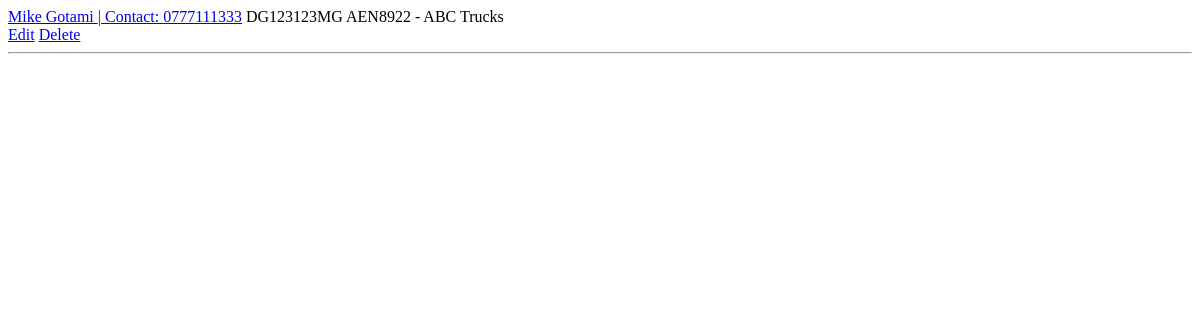
Page /app/driver/ on the earlier database version.
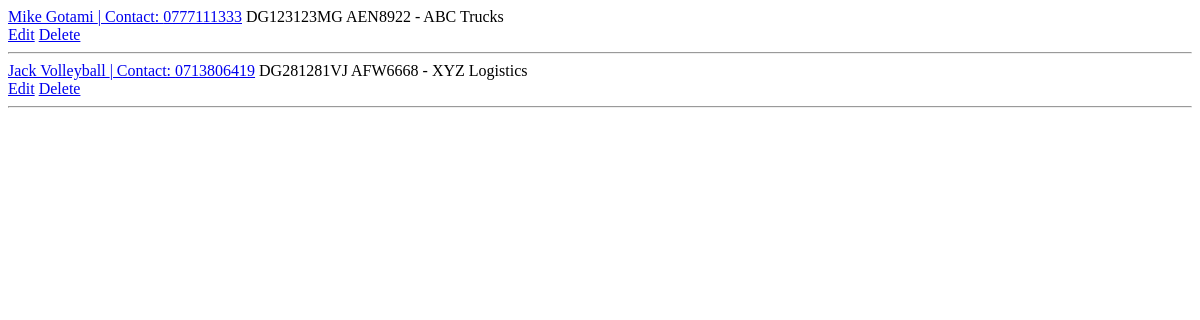
Same page on the later database version.
### triplog/models.py (models this page shows, shortened)
class Driver(models.Model):
    name = models.CharField(max_length=255)
    license_number = models.CharField(max_length=10, unique=True)
    assigned_truck = models.OneToOneField(
        Truck, on_delete=models.SET_NULL, null=True, blank=True,unique=True)
    contact = models.CharField(max_length=10)
    def get_absolute_url(self):
        return reverse("driver_detail", kwargs={"pk": self.pk})

class Truck(models.Model):
    plate_number = models.CharField(max_length=7, unique=True)
    capacity_kg = models.FloatField()
    truck_company = models.ForeignKey(TruckCompany, on_delete=models.CASCADE, related_name="trucks")
    status = models.CharField(max_length=50, choices=[("Active", "Active"),("In Use", "In Use"),("Maintenance", "Maintenance")])
    def __str__(self):
        return f"{self.plate_number} - {self.truck_company.name}"

class TruckCompany(models.Model):
    name = models.CharField(max_length=255)
    contact = models.CharField(max_length=20)
    email = models.CharField(max_length=30)
    address = models.CharField(max_length=255)

### triplog/views.py (the view)
# urls.py: path("driver/", DriverListView.as_view(), name="driver_list"),
class DriverListView(ListView):
    model = Driver
    template_name = "driver/driver_list.html"

### templates/driver/driver_list.html (shortened to what this page needs)
{% extends 'base.html' %}
{% block content %}
{% for driver in driver_list %}
<div>
    <a href="{{ driver.get_absolute_url }}">{{ driver.name }} | Contact: {{ driver.contact }}</a>
    <span>{{ driver.license_number }}</span> <span>{{ driver.assigned_truck }}</span>
</div>
<a href="{% url 'driver_edit' driver.pk %}">Edit</a>
<a href="{% url 'driver_delete' driver.pk %}">Delete</a>
<hr>
{% endfor %}
{% endblock %}

### templates/base.html (shortened to what this page needs)
<!DOCTYPE html>
<html lang="en">
<head>
</head>
<body>
    <main>
        {% block content %}
        {% endblock %}
    </main>
</body>
</html>

Differences in the rows shown:
added Driver: name "Jack Volleyball", contact "0713806419", license_number "DG281281VJ", assigned_truck "AFW6668 - XYZ Logistics"
